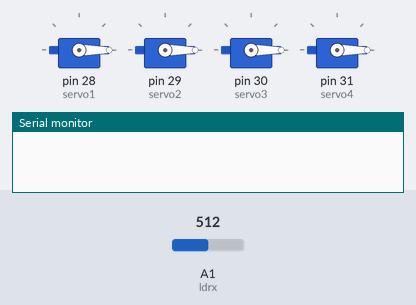
This sketch was run on a simulated Arduino Mega 2560, built with avr-gcc and run on an emulated ATmega2560. On the bench: 4 × servo, the last lines printed to the serial monitor. The test bench sets the inputs (shaded band); at power-on: A1 (ldrx) = 512.

Above: at 1.2 s.
1.3 s: A1 (ldrx) set to 315
2.8 s: A1 (ldrx) set to 284
At 3.3 s:
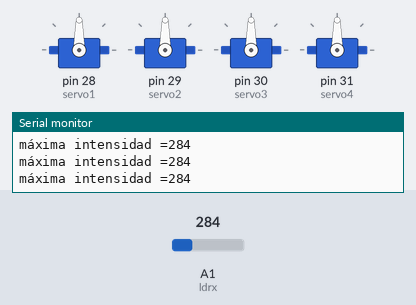
Timing chart, 0 to 5.8 s (numbered marks = the images above; inputs shaded):
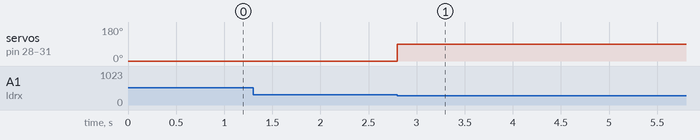

Measured:
- the behaviour switches between 300 and 299 on A1 (ldrx) (found by bisection; images 0 and 1)
- after the input at 1.3 s, every drawn part: stays the same
- after the input at 2.8 s, servo on pin 28 (servo1), servo on pin 29 (servo2), servo on pin 30 (servo3), servo on pin 31 (servo4): 0° → 90° at once

The sketch:

persianas_2.ino
```cpp
#include <Servo.h>//libreria

//constante LDR Persianas
int ldrx = A1;// constante del ldr
int v_luzx = 0;//constante

//PERSIANA DERECHA ARRIBA
Servo servo1;// para poder coger las cosas de la libreria
//PERSIANA DERECHA ABAJO
Servo servo2;// para poder coger las cosas de la libreria
//PERSIANA IZQUIERDA ARRIBA
Servo servo3;// para poder coger las cosas de la libreria
//PERSIANA IZQUIERDA ABAJO
Servo servo4;// para poder coger las cosas de la libreria


void setup() {
  //CONFIGURACIÓN
  Serial.begin(9600);
  pinMode(ldrx, INPUT); //declaracion LDR comun

  //PERSIANA DERECHA ARRIBA
  servo1.attach(28);// pin del servo
  servo1.write(0); //variable en el que en el angulo
                //escribiremos el angulo que queremos

  //PERSIANA DERECHA ABAJO
  servo2.attach(29);// pin del servo
  servo2.write(0); //variable en el que en el angulo
                //escribiremos el angulo que queremos

  //PERSIANA IZQUIERDA ARRIBA
  servo3.attach(30);// pin del servo
  servo3.write(0); //variable en el que en el angulo
                //escribiremos el angulo que queremos

  //PERSIANA IZQUIERDA ABAJO
  servo4.attach(31);// pin del servo
  servo4.write(0); //variable en el que en el angulo
               //escribiremos el angulo que queremos

}

void Persianas(){
    //CODIGO PRINCIPAL
  v_luzx = analogRead(ldrx);

  if(v_luzx >= 130 && v_luzx <= 160){ //menos intensidad de luz, sube persiana
    servo1.write(0);//angulo cuando reciben ese rango de luz
    servo2.write(0);//angulo cuando reciben ese rango de luz
    servo3.write(0);//angulo cuando reciben ese rango de luz
    servo4.write(0);//angulo cuando reciben ese rango de luz
    Serial.print("minima intensidad de luz =");
    Serial.println(v_luzx);// se observa la luz que recibe

  }
    else if  (v_luzx > 180 && v_luzx < 300) //maxima intensidad baja persiana
  {
    servo1.write(90);//angulo cuando reciben ese rango de luz
    servo2.write(90);//angulo cuando reciben ese rango de luz
    servo3.write(90);//angulo cuando reciben ese rango de luz
    servo4.write(90);//angulo cuando reciben ese rango de luz
    Serial.print("máxima intensidad =");
    Serial.println(v_luzx);// se observa la luz que recibe

  }
}

void loop() {
  Persianas();
}
```
